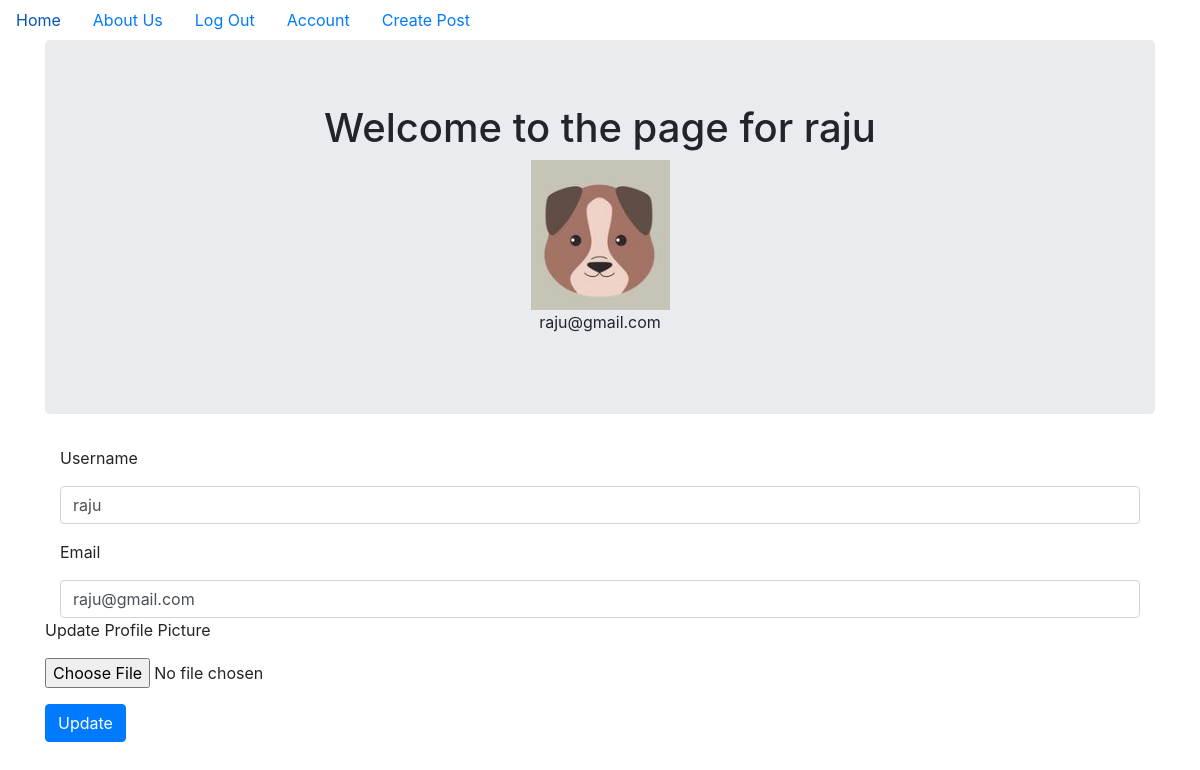
/account (signed in), run on the app's committed database.
### pjcompanyblog/models.py (models this page shows, shortened)
class User(db.Model, UserMixin):
    __tablename__ = 'users'
    id = db.Column(db.Integer, primary_key = True)
    profile_image = db.Column(db.String(20), nullable=False, default='default_profile.png')
    email = db.Column(db.String(64), unique=True, index=True)
    username = db.Column(db.String(80), unique=True, nullable=False)
    password_hash = db.Column(db.String(128))
    posts = db.relationship('BlogPost', backref='author', lazy=True)

### pjcompanyblog/users/views.py (the view)
@users.route("/account", methods=['GET', 'POST'])
@login_required
def account():
    form = UpdateUserForm()
    if form.validate_on_submit():
        print(form)
        if form.picture.data:
            username = current_user.username
            pic = add_profile_pic(form.picture.data,username)
            current_user.profile_image = pic
        current_user.username = form.username.data
        current_user.email = form.email.data
        db.session.commit()
        flash('User Account Updated')
        return redirect(url_for('users.account'))
    elif request.method == 'GET':
        form.username.data = current_user.username
        form.email.data = current_user.email
    profile_image = url_for('static', filename='profile_pics/' + current_user.profile_image)
    return render_template('account.html', profile_image=profile_image, form=form)

### pjcompanyblog/users/forms.py (shortened to what this page needs)
class UpdateUserForm(FlaskForm):
    email = StringField('Email', validators=[DataRequired(),Email()])
    username = StringField('Username', validators=[DataRequired()])
    picture = FileField('Update Profile Picture', validators=[FileAllowed(['jpg', 'png'])])
    submit = SubmitField('Update')

### pjcompanyblog/models.py (called while the page is built)
@login_manager.user_loader
def load_user(user_id):
    return User.query.get(user_id)

### pjcompanyblog/templates/account.html (shortened to what this page needs)
{% extends "base.html" %}
{% block content %}
<div class="jumbotron">
    <div align='center'>
        <h1>Welcome to the page for {{current_user.username}}</h1>
        <img align='center' src="{{ url_for('static', filename='profile_pics/' + current_user.profile_image) }}">
        <p>{{ current_user.email }}</p>
    </div>
</div>
<div class="container">
    <form method="POST" action="" enctype="multipart/form-data">
        <div class="form-group">
            {{ form.username.label(class="form-group") }}
            {{form.username(class='form-control') }}
        </div <div class="form-group">
        {{ form.email.label(class="form-group") }}
        {{form.email(class='form-control') }}
</div>
<div class="form-group">
    {{ form.picture.label(class="form-group") }}
    {{ form.picture(class="form-control-file") }}
</div>
<div class="form-group">
    {{ form.submit(class="btn btn-primary") }}
</div>
</div>
{% endblock content %}

### pjcompanyblog/templates/base.html (shortened to what this page needs)
<!DOCTYPE html>
<html>
<head>
    <link rel="stylesheet" href="https://maxcdn.bootstrapcdn.com/bootstrap/4.0.0/css/bootstrap.min.css"
>
</head>
<body>
    <ul class="nav">
        <li class="nav-item">
            <a class="nav-link" href="{{ url_for('core.index') }}">Home</a>
        </li>
        <li class="nav-item">
            <a class="nav-link" href="{{ url_for('core.info') }}">About Us</a>
        </li>
        {% if current_user.is_authenticated %}
        <li class="nav-link"><a href="{{ url_for('users.logout') }}">Log Out</a></li>
        <li class="nav-link"><a href="{{ url_for('users.account') }}">Account</a></li>
        <li class="nav-link"><a href="{{ url_for('blog_posts.create_post') }}">Create Post</a></li>
        {% else %}
        <li class="nav-link"><a href="{{ url_for('users.login') }}">Log In</a></li>
        <li class="nav-link"><a href="{{ url_for('users.register') }}">Register</a></li>
        {% endif %}
    </ul>
    <div class="container">
        {% block content %}
        {% endblock %}
</body>
</html>

### data on the page
User: username "raju", profile_image (placeholder picture), email "raju@gmail.com"
